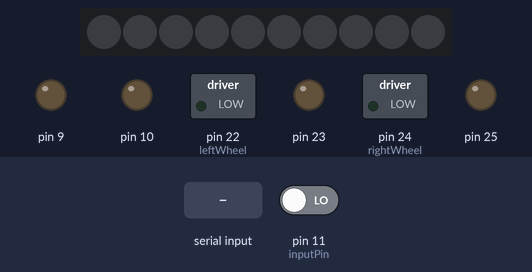
Recording of a sketch running on a simulated Arduino Mega 2560, built with avr-gcc and run on an emulated ATmega2560. Parts: 10 RGB LEDs in strip order, left to right, switched loads named in the sketch (green lamp = pin HIGH), output pins drawn as LEDs (lit = HIGH). Inputs (shaded band) come from the test bench; at power-on: pin 11 (inputPin) LOW. What the sketch prints to the serial monitor is not drawn.

Above: at 1.2 s.
1.3 s: pin 11 (inputPin) driven HIGH
At 1.45 s:
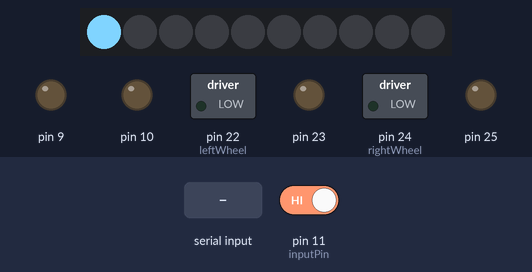
4.3 s: byte 1 (1) received over Serial
At 4.3 s:
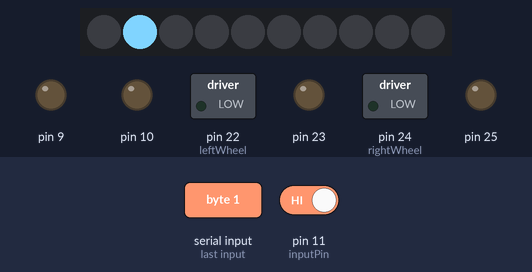
7.3 s: pin 11 (inputPin) driven LOW
At 7.3 s:
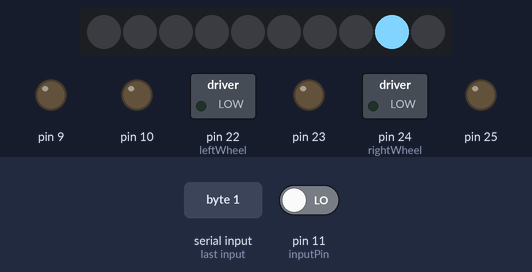
Timing chart, 0 to 10.3 s (numbered marks = the images above; inputs shaded):
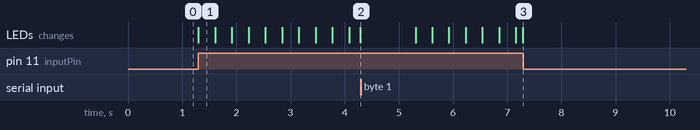

Measured:
- after the input at 1.3 s, the LEDs: change at once (image 1)
- after the input at 7.3 s, every drawn part: stays the same

The sketch:

pet-ball-arduino.ino
```cpp
#include <Servo.h>

#include "FastLED.h"
#include "dcmotor.h"

#define NUM_LEDS 10
#define DATA_PIN 6

CRGB leds[NUM_LEDS];

DCMotor leftWheel;
DCMotor rightWheel;

int inputPin = 11; // choose the input pin (for PIR sensor)
int pirState = LOW; // we start, assuming no motion detected
int val = 0; // variable for reading the pin status
int dot = 0;
boolean dir = false;

void setup() {
  // put your setup code here, to run once:
  FastLED.addLeds<NEOPIXEL, DATA_PIN>(leds, NUM_LEDS);

  pinMode(DATA_PIN, OUTPUT); // declare LED as output
  pinMode(inputPin, INPUT); // declare sensor as input

  leftWheel.attach(22, 23, 9);
  rightWheel.attach(24, 25, 10);

  Serial.begin(9600);
}

void loop() {
  //Serial.println("Enter loop");
  // put your main code here, to run repeatedly:
  val = digitalRead(inputPin); // read input value

  if (val == HIGH) { // check if the input is HIGH
    //Serial.println("HIGH");

     leds[dot] = CRGB(128, 212, 255);
     FastLED.show();
        // clear this led for the next time around the loop
     leds[dot] = CRGB::Black;
      delay(20);
      if (dir == false) {
        dot++;
        if (dot >= NUM_LEDS-1){
          dot = 0; //dir = true;
        }
      } else {
        dot--;
        if (dot == 0){
          dir = false;
        }
      }
      if (pirState == LOW) {
      Serial.println("Motion detected!");
      pirState = HIGH;
    }
  } else {
      //Serial.println("LOW");
      if (pirState == HIGH){
      Serial.println("Motion ended!");
      pirState = LOW;
      }
    }
    //Serial.println("exit loop");

  if (Serial.available() > 0) {
    int command = Serial.read();
    if (command == 1) {
      char args[3] = {0, 0, 0};
      Serial.readBytes(args, 3);
      driveCommand(args[0], args[1], args[2]);
    }
  }
}

void driveCommand(unsigned char mode, unsigned char speedA, unsigned char speedB) {
  if (bitRead(mode, 0)) {
    if (bitRead(mode, 1)) {
      leftWheel.start((bitRead(mode, 2) ? -1 : 1) * speedA);
    }
  } else {
    leftWheel.stop();
  }
  if (bitRead(mode, 3)) {
    if (bitRead(mode, 4)) {
      rightWheel.start((bitRead(mode, 5) ? -1 : 1) * speedB);
    }
  } else {
    rightWheel.stop();
  }
  sendOk();
}

void sendOk() {
  Serial.write(0);
  Serial.flush();
}
```

dcmotor.cpp
```cpp
#include "Arduino.h"
#include "dcmotor.h"

void DCMotor::attach(char forward, char reverse, char power) {
  forwardPin = forward;
  reversePin = reverse;
  powerPin = power;

  pinMode(forwardPin, OUTPUT);
  pinMode(reversePin, OUTPUT);
  pinMode(powerPin, OUTPUT);
}

boolean DCMotor::start(int power) {
  if (abs(power) < 256) {
     boolean isReverse = (power < 0);
     analogWrite(powerPin, abs(power));
     digitalWrite(forwardPin, isReverse ? LOW : HIGH);
     digitalWrite(reversePin, isReverse ? HIGH : LOW);
     return false;
  } else {
    return true;
  }
}

void DCMotor::stop() {
  digitalWrite(forwardPin, LOW);
  digitalWrite(reversePin, LOW);
  digitalWrite(powerPin, LOW);
}
```

dcmotor.h
```cpp
#ifndef DCMotor_h
#define DCMotor_h

#include "Arduino.h"

class DCMotor {
  public:
    void attach(char forward, char reverse, char power);
    char forwardPin;
    char reversePin;
    char powerPin;
    boolean start(int power);
    void stop();
};

#endif
```
